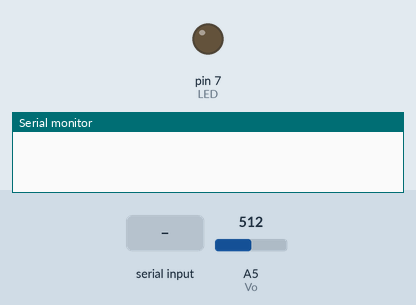
Bench run of a sketch on a simulated Arduino Uno, built with avr-gcc and run on an emulated ATmega328P. On the bench: output pins drawn as LEDs (lit = HIGH), the last lines printed to the serial monitor. Dashed ring = blinking. The test bench sets the inputs (shaded band); at power-on: A5 (Vo) = 512.

Above: at 0.1 s.
At 3.2 s:
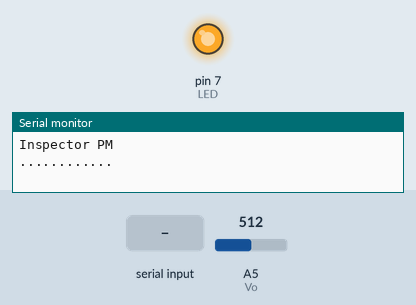
3.3 s: "v" received over the second serial link
At 4.5 s:
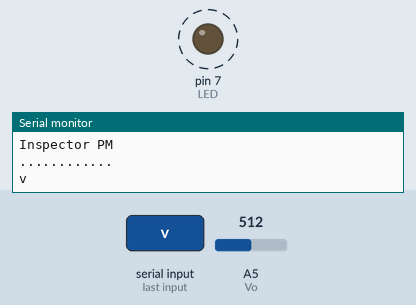
4.8 s: A5 (Vo) set to 122
7.8 s: "n" received over the second serial link
Timing chart, 0 to 10.8 s (numbered marks = the images above; inputs shaded):
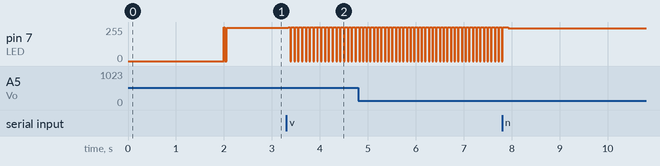

Measured:
- after the input at 3.3 s, pin 7 (LED): alternates 255/255 for 0.06 s and 0/255 for 0.02 s, starting at once

The sketch:

InspectorPM_sketch.ino
```cpp
#include <SoftwareSerial.h>
#define LED 7
#define RxD 2
#define TxD 3
#define Vo A5

int per_hour_counter = 0;  // 100 samplings per second -> 3600 * 100 per hour
int per_day_counter = 0;  // 24 per_hour average
static float density_per_hour = 0;
static float density_per_day = 0;
static float hourly_avg = 0;
static float daily_avg = 0;

// zero-dust value in volts (calibrated with aerlive.ro measurements)
static float Voc = 1.15;

// typical sensitivity in units of V per 100ug/m3
const float K = 0.5;

// for verbose output
char output_mode;

SoftwareSerial BTSerial(RxD, TxD);

void printVo(float Vo) {
  float dVo = Vo - Voc, dust_dens;

  if (dVo < 0) {
    dVo = 0;
    Voc = Vo;
  }

  dust_dens = dVo / K * 100.0;
  density_per_hour += dust_dens;
  per_hour_counter++;

  if (per_hour_counter == 360) {
    // one hour worth of data; make hourly average
    hourly_avg = density_per_hour / 360;//000;
    BTSerial.print("Hourly average: ");
    BTSerial.print(hourly_avg);
    BTSerial.println("ug/m3");
    density_per_hour = 0;
    per_hour_counter = 0;

    density_per_day += hourly_avg;
    per_day_counter++;

    if (per_day_counter == 24) {
      daily_avg = density_per_day / 24;
      BTSerial.print("Daily average: ");
      BTSerial.print(daily_avg);
      BTSerial.println("ug/m3");
      density_per_day = 0;
      per_day_counter = 0;
    }
  }

  if (output_mode == 'v') {
    BTSerial.print("Recorded: ");
    BTSerial.print(dust_dens);
    BTSerial.println("ug/m3");
  }
}

ISR(TIMER1_COMPA_vect) {
  // interrupt code for Timer1
  // Serial.println("For future use");
}

void setup() {
  // put your setup code here, to run once:

  // set timer1 to count up to 4s
  cli();  // stop interrupts while configuring

  TCCR1A = 0;
  TCCR1B = 0;
  TCNT1  = 0;

  OCR1A = 15624;//62499;  // 16MHz/1024prescaler/0.25Hz - 1
  TCCR1B |= (1 << WGM12);  // CTC mode
  TCCR1B |= (1 << CS12) | (1 << CS10);  // 1024 prescaler
  TIMSK1 |= (1 << OCIE1A);  // enable timer1 interrupts
  sei();  // enable global interrupts

  pinMode(LED, OUTPUT);
  Serial.begin(9600);
  BTSerial.begin(9600);

  // wait for start-up
  delay(2000);
  Serial.println("Inspector PM");
  Serial.println("............");

  output_mode = 'n';
}

void loop() {
  // put your main code here, to run repeatedly:
  if (BTSerial.available()){
    char c = BTSerial.read();
    Serial.write(c);

    switch (c) {
        case 'n':
        case 'v':
            // (non-)verbose output
            output_mode = c;
            break;
        default:
            break;
    }
  }

  if (Serial.available()) {
    BTSerial.write(Serial.read());
  }

  digitalWrite(LED, LOW);

  // sampling time (from datasheet)
  delayMicroseconds(280);

  int Vo_read = analogRead(Vo);

  if (output_mode == 'v') {
    BTSerial.print("Value read: ");
    BTSerial.print((float)Vo_read);
    BTSerial.print("\t");
  }

  digitalWrite(LED, HIGH);

  // wait for remainder of the 10ms cycle
  delayMicroseconds(9620);
  float Vo_read_f = (float)Vo_read / 1024.0 * 5.0;

  if (output_mode == 'v') {
    BTSerial.print("Raw voltage: ");
    BTSerial.print(Vo_read_f * 1000.0);
    BTSerial.print("mV\t");
  }

  printVo(Vo_read_f);
}
```
